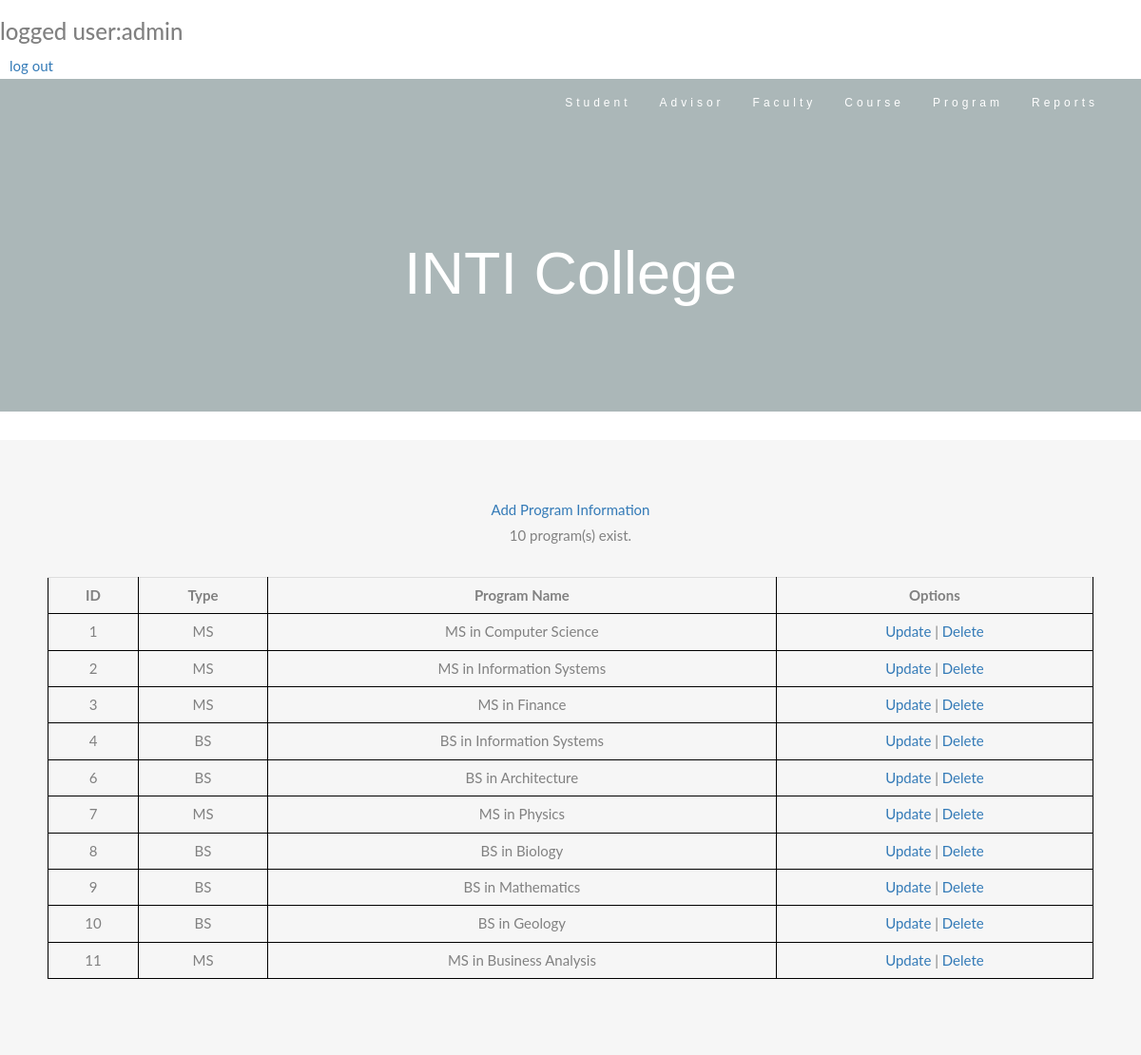
Screenshot of /program/program.php (signed in) with the database file from the repository.
### tables this page shows
CREATE TABLE IF NOT EXISTS `program` (
  `program_id` int NOT NULL AUTO_INCREMENT,
  `type` varchar(255) DEFAULT NULL,
  `program_name` varchar(255) DEFAULT NULL,
  PRIMARY KEY (`program_id`) USING BTREE
);

### program/program.php (the view, shortened to what this page needs)
<?php
include '../mysql.php';
$sql = "select * from program";
$result = mysqli_query($conn,$sql);
 ?>
<!DOCTYPE html>
<html>
    <head>
        <link rel="stylesheet" href="https://maxcdn.bootstrapcdn.com/bootstrap/3.3.7/css/bootstrap.min.css">
        <link rel="stylesheet" href="../RegistrationStyle.css" >
        <h3>logged user:<?php echo $_SESSION['user']?></h3>
        <a style="margin: 10px" href="../login.php">log out</a>
    </head>
    <body id="programInfoPage">
        <nav class="navbar navbar-default">
            <div class="container">
                <div class="navbar-header">
                    <a class="navbar-brand" href="#AdvisorPage"></a>
                </div>
                <div class="collapse navbar-collapse" id="myNavbar">
                    <ul class="nav navbar-nav navbar-right">
                        <li><a href="../index_admin.php">Student</a></li>
                        <li><a href="../advisor/advisor.php">Advisor</a></li>
                        <li><a href="../faculty/faculty.php">Faculty</a></li>
                        <li><a href="../course/course.php">Course</a></li>
                        <li><a href="../program/program.php">Program</a></li>
                        <li><a href="../report.php">Reports</a></li>
                    </ul>
                </div>
            </div>
        </nav>
        <div class="jumbotron text-center">
            <h1>INTI College</h1>
        </div>
        <div class="container-fluid bg-grey text-center" >
            <div class="row">
                <div class="col">
                    <a href="add.php">Add Program Information</a><br>
                    <?php echo mysqli_num_rows($result); ?> program(s) exist.
                </div>
            </div>
            <div class="col justify-content-center">
                <table class="table">
                    <th style="text-align:center">ID</th>
                    <th style="text-align:center">Type</th>
                    <th style="text-align:center">Program Name</th>
                    <th style="text-align:center">Options</th>
                    <?php
                    if (mysqli_num_rows($result) > 0)
                    {
                        while ($row = mysqli_fetch_assoc($result))
                        {
                            ?>
                            <tr>
                                <td><?php echo  $row['program_id'];  ?></td>
                                <td><?php echo  $row['type'];  ?></td>
                                <td><?php echo  $row['program_name'];  ?></td>
                                <td>
                                    <a href="edit.php?id=<?php echo  $row['program_id'];  ?>">Update</a> |
                                    <a href="javascript:del_sure(<?php echo  $row['program_id'];  ?>)">Delete</a>
                                </td>
                            </tr>
                            <?php
                        }
                    }
                    else
                    {
                        echo 'No data';
                    }
                    ?>
                </table>
            </div>
        </div>
    </body>
</html>

### RegistrationStyle.css (style rules this page uses)
body { font: 400 15px Lato, sans-serif; line-height: 1.8; color: #818181; }
.table, th, tr, td { text-align: center; margin-top: 30px; border: 1px solid black; padding: 10px; }
.jumbotron { background-color: #abb7b8; color: #fff; padding: 100px 25px; font-family: Montserrat, sans-serif; }
.container-fluid { padding: 60px 50px; }
.bg-grey { background-color: #f6f6f6; }
.navbar { margin-bottom: 0; background-color: #abb7b8; z-index: 9999; border: 0; font-size: 12px !important; line-height: 1.42857143 !important; letter-spacing: 4px; border-radius: 0; font-family: Montserrat, sans-serif; }
.navbar li a, .navbar .navbar-brand { color: #fff !important; }

### rows the page displays
program: program_id "1", type "MS", program_name "MS in Computer Science"
program: program_id "2", type "MS", program_name "MS in Information Systems"
program: program_id "3", type "MS", program_name "MS in Finance"
program: program_id "4", type "BS", program_name "BS in Information Systems"
program: program_id "6", type "BS", program_name "BS in Architecture"
program: program_id "7", type "MS", program_name "MS in Physics"
program: program_id "8", type "BS", program_name "BS in Biology"
program: program_id "9", type "BS", program_name "BS in Mathematics"
program: program_id "10", type "BS", program_name "BS in Geology"
program: program_id "11", type "MS", program_name "MS in Business Analysis"

### other values shown
$_SESSION['user'] "admin"
mysqli_num_rows($result) "10"
